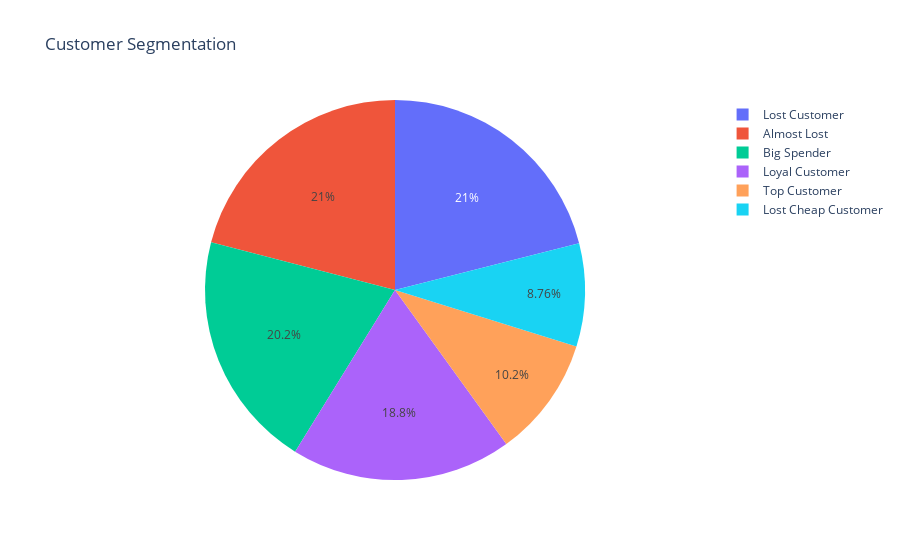

The code cell stored with this chart in its notebook:
### Code cell
# Membuat grafik pie chart untuk menampilkan persentase customer berdasarkan CustomerSegmentation
fig = px.pie(seg, values=seg['CustomerSegmentation'].value_counts(), names=seg['CustomerSegmentation'].value_counts().index, title='Customer Segmentation')
fig.show()

### Figure 1 — Plotly figure (JSON) as saved in the notebook; plotly's stock layout.template omitted (floating-point values rounded to 4 significant figures)
{"data": [{"domain": {"x": [0, 1], "y": [0, 1]}, "hovertemplate": "label=%{label}<br>value=%{value}<extra></extra>", "labels": ["Lost Customer", "Almost Lost", "Big Spender", "Loyal Customer", "Top Customer", "Lost Cheap Customer"], "legendgroup": "", "name": "", "showlegend": true, "type": "pie", "values": [912, 909, 877, 814, 444, 380]}], "layout": {"legend": {"tracegroupgap": 0}, "title": {"text": "Customer Segmentation"}}}
